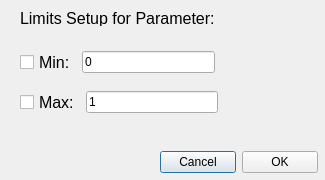
<?xml version="1.0" encoding="UTF-8"?>
<ui version="4.0">
 <class>Dialog</class>
 <widget class="QDialog" name="Dialog">
  <property name="geometry">
   <rect>
    <x>0</x>
    <y>0</y>
    <width>325</width>
    <height>180</height>
   </rect>
  </property>
  <property name="windowTitle">
   <string>Dialog</string>
  </property>
  <widget class="QLabel" name="label">
   <property name="geometry">
    <rect>
     <x>20</x>
     <y>10</y>
     <width>361</width>
     <height>16</height>
    </rect>
   </property>
   <property name="sizePolicy">
    <sizepolicy hsizetype="Expanding" vsizetype="Preferred">
     <horstretch>0</horstretch>
     <verstretch>0</verstretch>
    </sizepolicy>
   </property>
   <property name="maximumSize">
    <size>
     <width>361</width>
     <height>16777215</height>
    </size>
   </property>
   <property name="font">
    <font>
     <pointsize>12</pointsize>
    </font>
   </property>
   <property name="text">
    <string>Limits Setup for Parameter:</string>
   </property>
  </widget>
  <widget class="QWidget" name="layoutWidget">
   <property name="geometry">
    <rect>
     <x>20</x>
     <y>50</y>
     <width>195</width>
     <height>25</height>
    </rect>
   </property>
   <layout class="QHBoxLayout" name="horizontalLayout">
    <item>
     <widget class="QCheckBox" name="minCB">
      <property name="font">
       <font>
        <pointsize>12</pointsize>
       </font>
      </property>
      <property name="text">
       <string>Min:</string>
      </property>
     </widget>
    </item>
    <item>
     <widget class="QLineEdit" name="minLE">
      <property name="text">
       <string>0</string>
      </property>
     </widget>
    </item>
   </layout>
  </widget>
  <widget class="QWidget" name="layoutWidget">
   <property name="geometry">
    <rect>
     <x>20</x>
     <y>90</y>
     <width>198</width>
     <height>25</height>
    </rect>
   </property>
   <layout class="QHBoxLayout" name="horizontalLayout_2">
    <item>
     <widget class="QCheckBox" name="maxCB">
      <property name="font">
       <font>
        <pointsize>12</pointsize>
       </font>
      </property>
      <property name="text">
       <string>Max:</string>
      </property>
     </widget>
    </item>
    <item>
     <widget class="QLineEdit" name="maxLE">
      <property name="text">
       <string>1</string>
      </property>
     </widget>
    </item>
   </layout>
  </widget>
  <widget class="QWidget" name="layoutWidget">
   <property name="geometry">
    <rect>
     <x>160</x>
     <y>150</y>
     <width>158</width>
     <height>25</height>
    </rect>
   </property>
   <layout class="QHBoxLayout" name="horizontalLayout_3">
    <item>
     <widget class="QPushButton" name="cancelPB">
      <property name="text">
       <string>Cancel</string>
      </property>
     </widget>
    </item>
    <item>
     <widget class="QPushButton" name="okPB">
      <property name="text">
       <string>OK</string>
      </property>
     </widget>
    </item>
   </layout>
  </widget>
 </widget>
 <resources/>
 <connections/>
</ui>
